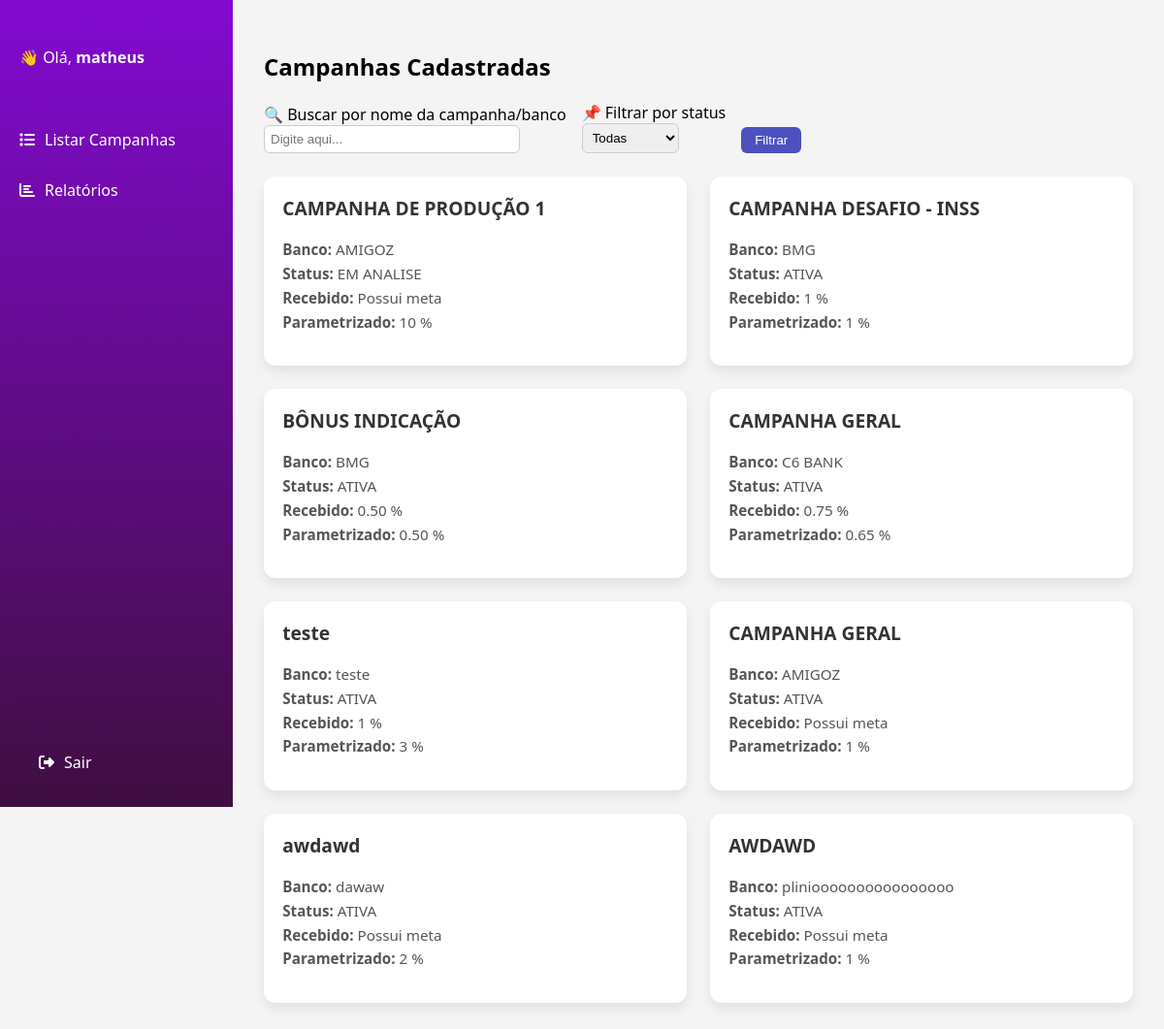
The app's page /campanhas/ (signed in) with its own data.
### usuarios/models.py (models this page shows, shortened)
class Usuario(AbstractUser):
    TIPO_CHOICES = (
        ('master', 'Master'),
        ('editor', 'Editor'),
        ('visualizador', 'Visualizador'),
    )
    tipo = models.CharField(max_length=20, choices=TIPO_CHOICES, default='visualizador')

### campanhas/models.py (models this page shows, shortened)
class Campanha(models.Model):
    TIPO_VALOR_CHOICES = [
        ('R$', 'R$'),
        ('%', '%'),
    ]
    STATUS_MANUAL_CHOICES = [
        ('ATIVA', 'Ativa'),
        ('INATIVA', 'Inativa'),
        ('EM ANALISE', 'Em analise'),
    ]
    banco = models.ForeignKey(Banco, on_delete=models.PROTECT, related_name='campanhas')
    campanha = models.CharField(max_length=200, default=' ')
    nomenclatura_wb = models.CharField(max_length=200, default=' ')
    recebido = models.CharField(max_length=200, default=' ', blank=True, null=True)
    parametrizado_wb = models.CharField(max_length=200, default=' ', blank=True, null=True)
    tipo_valor_recebido = models.CharField(max_length=20, choices=TIPO_VALOR_CHOICES, default='%', blank=True, null=True)
    tipo_valor_parametrizado_wb = models.CharField(max_length=20, choices=TIPO_VALOR_CHOICES, default=' ', blank=True, null=True)
    vigencia_inicio = models.DateField(default=timezone.now)
    vigencia_fim = models.DateField(blank=True, null=True)
    periodicidade_repasses = models.CharField(max_length=100, default=' ')
    previsao_pagamento = models.CharField(max_length=100,blank=True, null=True)
    parametro_avaliacao = models.TextField(default=' ')
    criterio_apuracao = models.TextField(default=' ')
    observacoes = models.TextField(blank=True, null=True)
    possui_meta = models.BooleanField(default=False)
    tem_garantido = models.BooleanField(default=False)
    status_manual = models.CharField(max_length=50, choices=STATUS_MANUAL_CHOICES, default='ATIVA')

class Banco(models.Model):
    nome = models.CharField(max_length=100, default='Banco Genérico')
    def __str__(self):
        return self.nome

### campanhas/views.py (the view)
# urls.py: path('campanhas/', CampanhaListView.as_view(), name='campanha_list'),
@method_decorator(login_required(login_url='login'), name='dispatch')
class CampanhaListView(ListView):
    model = Campanha
    template_name = 'campanha_list.html'
    context_object_name = 'campanhas'
    def get_queryset(self):
        queryset = super().get_queryset()
        termo_busca = self.request.GET.get('q')
        status_filtro = self.request.GET.get('status')
        if termo_busca:
            queryset = queryset.filter(
                Q(campanha__icontains=termo_busca) |
                Q(banco__nome__icontains=termo_busca)
            )
        if status_filtro and status_filtro != 'todas':
            queryset = queryset.filter(status_manual__iexact=status_filtro)
        return queryset
    def get_context_data(self, **kwargs):
        context = super().get_context_data(**kwargs)
        context['q'] = self.request.GET.get('q', '')
        context['status'] = self.request.GET.get('status', 'todas')
        return context

### campanhas/templates/campanha_list.html (shortened to what this page needs)
{% extends 'base.html' %}
{% block content %}
<h2>Campanhas Cadastradas</h2>
<form method="get" style="display: flex; gap: 1rem; align-items: flex-end; margin-bottom: 1.5rem; flex-wrap: wrap;">
  <div>
    <label for="id_q">🔍 Buscar por nome da campanha/banco</label><br>
    <input type="text" name="q" id="id_q" value="{{ q }}" placeholder="Digite aqui..." style="padding: 6px; border-radius: 6px; border: 1px solid #ccc; min-width: 250px;">
  </div>
  <div>
    <label for="id_status">📌 Filtrar por status</label><br>
    <select name="status" id="id_status"
        style="padding: 6px; border-radius: 6px; border: 1px solid #ccc;">
        <option value="todas"        {% if status == 'todas' %}selected{% endif %}>Todas</option>
    </select>
  </div>
  <div>
    <button type="submit" style="padding: 6px 14px; background: #4c51bf; color: #fff; border: none; border-radius: 6px;">Filtrar</button>
  </div>
</form>
<div class="grid-campanhas">
  {% for campanha in campanhas %}
    <div class="card">
      <h3>{{ campanha.campanha }}</h3>
      <p><strong>Banco:</strong> {{ campanha.banco }}</p>
      <p><strong>Status:</strong> {{ campanha.status_manual }}</p>
      <p><strong>Recebido:</strong>
        {% if campanha.faixas.exists %}
          Possui meta
        {% else %}
          {{ campanha.recebido|default:"-" }}
          {{ campanha.tipo_valor_recebido }}
        {% endif %}
      </p>
      <p><strong>Parametrizado:</strong>
        {{ campanha.parametrizado_wb|default:"-" }}
        {{ campanha.tipo_valor_parametrizado_wb }}
      </p>
    </div>
  {% empty %}
    <p>Nenhuma campanha cadastrada ainda.</p>
  {% endfor %}
</div>
{% endblock %}

### campanhas/templates/base.html (shortened to what this page needs)
<!DOCTYPE html>
<html lang="pt-br">
<head>
    <link rel="stylesheet" href="https://cdnjs.cloudflare.com/ajax/libs/font-awesome/6.4.0/css/all.min.css">
</head>
<body>
    <nav class="sidebar">
        <div style="padding: 0 20px; margin-bottom: 2rem;">
        {% if user.is_authenticated %}
            <p>👋 Olá, <strong>{{ user.username }}</strong></p>
        {% endif %}
        </div>
        <a href="{% url 'campanha_list' %}"><i class="fa fa-list"></i>Listar Campanhas</a>
        <a href="#"><i class="fa fa-chart-bar"></i>Relatórios</a>
        <div style="margin-top: auto; padding: 20px;">
        {% if user.is_authenticated %}
            <a href="{% url 'logout' %}"><i class="fa fa-sign-out-alt"></i> Sair</a>
        {% endif %}
        </div>
    </nav>
    <main class="content">
        {% block content %}{% endblock %}
    </main>
</body>
</html>

### campanhas/templates/base.html (style rules this page uses)
body { margin: 0; font-family: 'Segoe UI', sans-serif; background-color: #f4f4f4; display: flex; }
.sidebar { width: 240px; height: 100vh; background: linear-gradient(to bottom, #820AD1, #3F0E40); color: white; display: flex; flex-direction: column; padding-top: 2rem; }
.sidebar a { color: white; text-decoration: none; padding: 15px 20px; display: flex; align-items: center; transition: background 0.2s; }
.sidebar i { margin-right: 10px; }
.content { flex: 1; padding: 2rem; }

### campanhas/templates/campanha_list.html (style rules this page uses)
.grid-campanhas { display: grid; grid-template-columns: repeat(auto-fill, minmax(320px, 1fr)); gap: 1.5rem; margin-top: 1rem; }
.card { background: #fff; border-radius: 12px; box-shadow: 0 6px 12px rgba(0, 0, 0, 0.08); padding: 1.2rem; transition: all 0.3s ease; position: relative; overflow: hidden; }
.card h3 { margin-top: 0; font-size: 1.2rem; color: #333; }
.card p { margin: 0.3rem 0; font-size: 0.95rem; color: #555; }

### records on screen
Usuario: username "matheus"
Campanha: campanha "CAMPANHA DE PRODUÇÃO 1", banco "AMIGOZ", status_manual "EM ANALISE", shows "Possui meta", parametrizado_wb "10", tipo_valor_parametrizado_wb "%"
Campanha: campanha "CAMPANHA DESAFIO - INSS", banco "BMG", status_manual "ATIVA", recebido "1", tipo_valor_recebido "%", parametrizado_wb "1", tipo_valor_parametrizado_wb "%"
Campanha: campanha "BÔNUS INDICAÇÃO", banco "BMG", status_manual "ATIVA", recebido "0.50", tipo_valor_recebido "%", parametrizado_wb "0.50", tipo_valor_parametrizado_wb "%"
Campanha: campanha "CAMPANHA GERAL", banco "C6 BANK", status_manual "ATIVA", recebido "0.75", tipo_valor_recebido "%", parametrizado_wb "0.65", tipo_valor_parametrizado_wb "%"
Campanha: campanha "teste", banco "teste", status_manual "ATIVA", recebido "1", tipo_valor_recebido "%", parametrizado_wb "3", tipo_valor_parametrizado_wb "%"
Campanha: campanha "CAMPANHA GERAL", banco "AMIGOZ", status_manual "ATIVA", shows "Possui meta", parametrizado_wb "1", tipo_valor_parametrizado_wb "%"
Campanha: campanha "awdawd", banco "dawaw", status_manual "ATIVA", shows "Possui meta", parametrizado_wb "2", tipo_valor_parametrizado_wb "%"
Campanha: campanha "AWDAWD", banco "plinioooooooooooooooo", status_manual "ATIVA", shows "Possui meta", parametrizado_wb "1", tipo_valor_parametrizado_wb "%"
